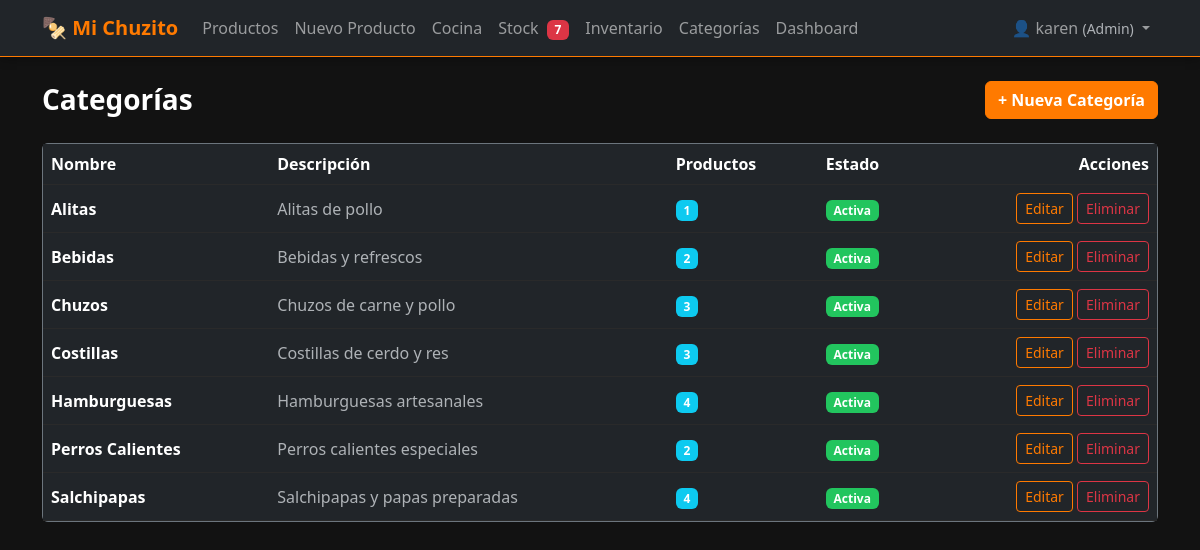
/categorias/ (signed in), run on the app's committed database.
### productos/models.py (models this page shows, shortened)
class Categoria(models.Model):
    nombre = models.CharField(max_length=100, unique=True)
    descripcion = models.TextField(blank=True, null=True)
    estado = models.BooleanField(default=True)
    fecha_creacion = models.DateTimeField(auto_now_add=True)
    class Meta:
        verbose_name = "Categoría"
        verbose_name_plural = "Categorías"
        ordering = ["nombre"]

### productos/views.py (the view)
# urls.py: path("categorias/", views.CategoriaListView.as_view(), name="categoria_list"),
class CategoriaListView(RoleRequiredMixin, ListView):
    allowed_roles = ["Admin"]
    model = Categoria
    template_name = "productos/categoria_list.html"
    context_object_name = "categorias"
    def get_queryset(self):
        return Categoria.objects.all().order_by("nombre")
    def get_context_data(self, **kwargs):
        context = super().get_context_data(**kwargs)
        for c in context["categorias"]:
            c.total_productos = Producto.objects.filter(categoria=c, estado="activo").count()
        return context

### productos/context_processors.py (called while the page is built)
def stock_alert_count(request):
    if request.user.is_authenticated:
        umbral = getattr(settings, "STOCK_MINIMO_ALERTA", 5)
        agotados = Producto.objects.filter(estado="activo", stock=0).count()
        bajo_stock = Producto.objects.filter(
            estado="activo", stock__gt=0, stock__lte=umbral
        ).count()
        return {"stock_criticos": agotados + bajo_stock}
    return {"stock_criticos": 0}

### productos/context_processors_role.py (called while the page is built, shortened)
def role_context(request):
    if request.user.is_authenticated:
        return {
            "user_role": get_user_role(request.user),
            "is_admin": get_user_role(request.user) == "Admin",
            "is_cocina": get_user_role(request.user) == "Cocina",
            "is_cajero": get_user_role(request.user) == "Cajero",
        }

### productos/roles.py (called while the page is built)
def get_user_role(user):
    if not user.is_authenticated:
        return None
    if user.is_superuser:
        return "Admin"
    groups = user.groups.values_list("name", flat=True)
    for role in ["Admin", "Cocina", "Cajero"]:
        if role in groups:
            return role
    return None

    def dispatch(self, request, *args, **kwargs):
        if not request.user.is_authenticated:
            return self.handle_no_permission()
        role = get_user_role(request.user)
        if role not in self.allowed_roles:
            if role == "Cocina":
                return redirect("cocina:dashboard")
            return redirect("productos:list")
        return super().dispatch(request, *args, **kwargs)

### productos/templates/productos/categoria_list.html (shortened to what this page needs)
{% extends "productos/base.html" %}
{% load static %}
{% block content %}
<div class="d-flex justify-content-between align-items-center mb-4">
    <h1 class="h3 fw-bold mb-0">Categorías</h1>
    <a href="{% url 'productos:categoria_create' %}" class="btn btn-warning fw-bold">
        + Nueva Categoría
    </a>
</div>
<div class="card bg-dark border-secondary">
    <div class="card-body p-0">
        <div class="table-responsive">
            <table class="table table-dark table-hover mb-0">
                <thead>
                    <tr>
                        <th>Nombre</th>
                        <th>Descripción</th>
                        <th>Productos</th>
                        <th>Estado</th>
                        <th class="text-end">Acciones</th>
                    </tr>
                </thead>
                <tbody>
                    {% for cat in categorias %}
                    <tr>
                        <td class="fw-bold">{{ cat.nombre }}</td>
                        <td class="text-muted">{{ cat.descripcion|default:"-" }}</td>
                        <td><span class="badge bg-info">{{ cat.total_productos }}</span></td>
                        <td>
                            {% if cat.estado %}
                            <span class="badge bg-success">Activa</span>
                            {% else %}
                            <span class="badge bg-secondary">Inactiva</span>
                            {% endif %}
                        </td>
                        <td class="text-end">
                            <a href="{% url 'productos:categoria_update' cat.pk %}" class="btn btn-sm btn-outline-warning">Editar</a>
                            <a href="{% url 'productos:categoria_delete' cat.pk %}" class="btn btn-sm btn-outline-danger">Eliminar</a>
                        </td>
                    </tr>
                    {% empty %}
                    <tr>
                        <td colspan="5" class="text-center text-muted py-4">No hay categorías registradas.</td>
                    </tr>
                    {% endfor %}
                </tbody>
            </table>
        </div>
    </div>
</div>
{% endblock %}

### productos/templates/productos/base.html (shortened to what this page needs)
<!DOCTYPE html>
{% load static %}
<html lang="es" data-bs-theme="dark">
<head>
    <link rel="stylesheet" href="{% static 'productos/css/bootstrap.min.css' %}">
    <link rel="stylesheet" href="{% static 'productos/css/styles.css' %}">
</head>
<body>
    {% if user.is_authenticated %}
    <nav class="navbar navbar-expand-lg navbar-dark bg-dark border-bottom border-warning">
        <div class="container">
            <a class="navbar-brand fw-bold text-warning" href="{% url 'productos:list' %}">
                🍢 Mi Chuzito
            </a>
            <div class="collapse navbar-collapse" id="navbarNav">
                <ul class="navbar-nav me-auto">
                    {% if is_admin or is_cajero %}
                    <li class="nav-item">
                        <a class="nav-link" href="{% url 'productos:list' %}">Productos</a>
                    </li>
                    {% endif %}
                    {% if is_admin or is_cajero %}
                    <li class="nav-item">
                        <a class="nav-link" href="{% url 'productos:create' %}">Nuevo Producto</a>
                    </li>
                    {% endif %}
                    {% if is_admin or is_cocina %}
                    <li class="nav-item">
                        <a class="nav-link" href="{% url 'cocina:dashboard' %}">Cocina</a>
                    </li>
                    {% endif %}
                    <li class="nav-item">
                        <a class="nav-link" href="{% url 'productos:stock_alertas' %}">
                            Stock
                            {% if stock_criticos > 0 %}
                            <span class="badge bg-danger ms-1">{{ stock_criticos }}</span>
                            {% endif %}
                        </a>
                    </li>
                    <li class="nav-item">
                        <a class="nav-link" href="{% url 'productos:inventario' %}">Inventario</a>
                    </li>
                    {% if is_admin %}
                    <li class="nav-item">
                        <a class="nav-link" href="{% url 'productos:categoria_list' %}">Categorías</a>
                    </li>
                    <li class="nav-item">
                        <a class="nav-link" href="{% url 'productos:dashboard' %}">Dashboard</a>
                    </li>
                    {% endif %}
                </ul>
                <ul class="navbar-nav">
                    <li class="nav-item dropdown">
                        <a class="nav-link dropdown-toggle" href="#" role="button" data-bs-toggle="dropdown">
                            👤 {{ user.username }}
                            {% if user_role %}
                            <small class="text-muted d-none d-lg-inline">({{ user_role }})</small>
                            {% endif %}
                        </a>
                    </li>
                </ul>
            </div>
        </div>
    </nav>
    {% endif %}
    <main class="container py-4">
        {% block content %}{% endblock %}
    </main>
</body>
</html>

### productos/static/productos/css/styles.css (style rules this page uses)
:root { --black: #121212; --orange: #FF7A00; --green: #22C55E; --white: #FFFFFF; }
body { background-color: var(--black); color: var(--white); font-family: 'Segoe UI', system-ui, -apple-system, sans-serif; min-height: 100vh; }
.navbar { box-shadow: 0 2px 10px rgba(0,0,0,0.3); }
.card { transition: transform 0.2s ease, box-shadow 0.2s ease; background-color: #1a1a1a; }
.btn-warning { background-color: var(--orange); border-color: var(--orange); color: var(--white); }
.btn-outline-warning { color: var(--orange); border-color: var(--orange); }
.text-warning { color: var(--orange) !important; }
.border-warning { border-color: var(--orange) !important; }
.badge.bg-success { background-color: var(--green) !important; }
.table-dark { background-color: #1a1a1a; }
.table-dark td, .table-dark th { border-color: #2a2a2a; }
.table th { border-top: none; }
.table td { vertical-align: middle; }

### data on the page
Categoria: nombre "Alitas", descripcion "Alitas de pollo", total_productos "1", estado "Activa"
Categoria: nombre "Bebidas", descripcion "Bebidas y refrescos", total_productos "2", estado "Activa"
Categoria: nombre "Chuzos", descripcion "Chuzos de carne y pollo", total_productos "3", estado "Activa"
Categoria: nombre "Costillas", descripcion "Costillas de cerdo y res", total_productos "3", estado "Activa"
Categoria: nombre "Hamburguesas", descripcion "Hamburguesas artesanales", total_productos "4", estado "Activa"
Categoria: nombre "Perros Calientes", descripcion "Perros calientes especiales", total_productos "2", estado "Activa"
Categoria: nombre "Salchipapas", descripcion "Salchipapas y papas preparadas", total_productos "4", estado "Activa"

### other printed values
{{ stock_criticos }} "7"
{{ user.username }} "karen"
{{ user_role }} "Admin"
